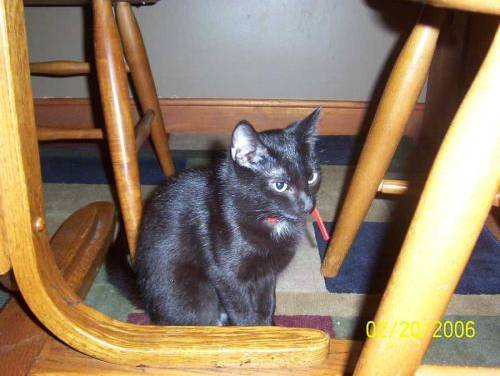
#> input picture Pets_Dataset/test/cats/cat.5325.jpg, 500 x 376 px; its folder holds only this picture in this run
$ jupyter execute --allow-errors Praticas.ipynb   (older library calls are emulated)
#> lines starting #> are read from the running program, lines starting #| are printed output that depends on the picture
## Pré-processamento de imagem

[cell 1]
from skimage import img_as_ubyte, img_as_float
from skimage.io import imread, imshow, imsave
from skimage.transform import resize
from skimage.exposure import histogram, equalize_hist, adjust_gamma
from skimage.filters import gaussian, laplace
from skimage.color import rgb2gray

import matplotlib.pyplot as plt
import numpy as np
import math

### Redimensionamento e mudança para escala de cinza

#> (a cell that did not finish here is left out)

### Equalização de Histograma

#> (a cell that did not finish here is left out)

### Correção Gamma

#> (a cell that did not finish here is left out)

### Suavização de Imagem

#> (a cell that did not finish here is left out)

### Aguçamento de Imagem

#> (a cell that did not finish here is left out)

### Visualização dos histogramas

[cell 7]
def plot_img_and_hist(image, axes, bins=256):

    image = img_as_ubyte(image)
    ax_img, ax_hist = axes

    # Display image
    ax_img.imshow(image, cmap=plt.cm.gray)
    ax_img.set_axis_off()

    # Display histogram
    ax_hist.hist(image.ravel(), bins=bins, histtype='bar')
    ax_hist.ticklabel_format(axis='y', style='scientific')
    ax_hist.set_xlabel('Níveis dos pixels')
    ax_hist.set_xlim(0, 255)
    #ax_hist.set_yticks([])

    return ax_img, ax_hist

[cell 8]
# Equalização de histograma

fig = plt.figure(figsize=(24, 8))
axes = np.zeros((2, 2), dtype=np.object)
axes[0, 0] = fig.add_subplot(2, 4, 1)
for i in range(1, 2):
    axes[0, i] = fig.add_subplot(2, 4, 1+i, sharex=axes[0,0], sharey=axes[0,0])
for i in range(0, 2):
    axes[1, i] = fig.add_subplot(2, 4, 5+i)

#> (the rest of this cell did not finish here and is left out)

[cell 9]
#Correção Gamma

fig = plt.figure(figsize=(16, 8))
axes = np.zeros((2, 4), dtype=np.object)
axes[0, 0] = fig.add_subplot(2, 4, 1)
for i in range(1, 4):
    axes[0, i] = fig.add_subplot(2, 4, 1+i, sharex=axes[0,0], sharey=axes[0,0])
for i in range(0, 4):
    axes[1, i] = fig.add_subplot(2, 4, 5+i)

#> (the rest of this cell did not finish here and is left out)

[cell 10]
# Display results
fig = plt.figure(figsize=(16, 8))
axes = np.zeros((2, 3), dtype=np.object)
axes[0, 0] = fig.add_subplot(2, 4, 1)
for i in range(1, 3):
    axes[0, i] = fig.add_subplot(2, 4, 1+i, sharex=axes[0,0], sharey=axes[0,0])
for i in range(0, 3):
    axes[1, i] = fig.add_subplot(2, 4, 5+i)

#> (the rest of this cell did not finish here and is left out)

[cell 11]
fig, (x1, x2) = plt.subplots(nrows=1, ncols=2, figsize=(10, 5), sharex=False, sharey=False)
#> (the rest of this cell did not finish here and is left out)

# Prática 01

## Padronizando Dataset

[cell 12]
from skimage import img_as_ubyte
from skimage.io import ImageCollection, imsave
from skimage.transform import resize

[cell 13]
CatsTest = ImageCollection("Pets_Dataset/test/cats/*jpg")
#> CatsTest = 1 item
for i, files in enumerate(CatsTest):
    New = resize(files,(128, 128))
    name = str(i)+".jpg"
    img = img_as_ubyte(New)
    imsave("NewDataset/Test/Cats/"+name, img)
#> this loop made 1 pass
#> name on pass 1: '0.jpg'

[cell 14]
DogsTest = ImageCollection("Pets_Dataset/test/dogs/*jpg")
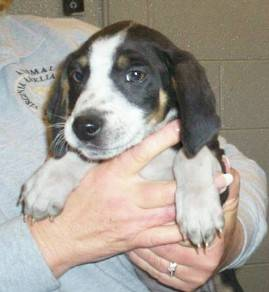
#> input picture Pets_Dataset/train/dogs/dog.10.jpg, 269 x 292 px
#> DogsTest = 1 item
for i, files in enumerate(DogsTest):
    New = resize(files,(128, 128))
    name = str(i)+".jpg"
    img = img_as_ubyte(New)
    imsave("NewDataset/Test/Dogs/"+name, img)
#> this loop made 1 pass
#> pass 1, `New = resize(files,(128, 128))`:
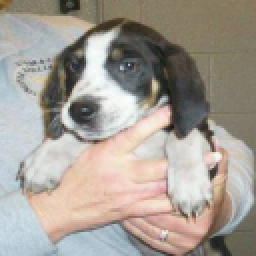
#> New: shape (128, 128, 3) float64 (shown 2 times larger); mean R, G, B 0.647, 0.62, 0.586

[cell 15]
CatsTrain = ImageCollection("Pets_Dataset/train/cats/*jpg")
#> CatsTrain = 1 item
for i, files in enumerate(CatsTrain):
    New = resize(files,(128, 128))
    name = str(i)+".jpg"
    img = img_as_ubyte(New)
    imsave("NewDataset/Train/Cats/"+name, img)

[cell 16]
DogsTrain = ImageCollection("Pets_Dataset/train/dogs/*jpg")
#> DogsTrain = 1 item
for i, files in enumerate(DogsTrain):
    New = resize(files,(128, 128))
    name = str(i)+".jpg"
    img = img_as_ubyte(New)
    imsave("NewDataset/Train/Dogs/"+name, img)

[cell 17]
CatsTest = ImageCollection("NewDataset/Test/Cats/*jpg")
DogsTest = ImageCollection("NewDataset/Test/Dogs/*jpg")
CatsTrain = ImageCollection("NewDataset/Train/Cats/*jpg")
DogsTrain = ImageCollection("NewDataset/Train/Dogs/*jpg")

## Roteiro I

#### Equalização de Histograma

[cell 18]
for i, image in enumerate(CatsTest):
    Gray = rgb2gray(image)
    Hist = equalize_hist(Gray)
    name = str(i)+".jpg"
    img = img_as_ubyte(Hist)
    imsave("NewDataset/Histogram/Test/Cats/"+name, img)
#> this loop made 1 pass
#> pass 1, `Gray = rgb2gray(image)`:
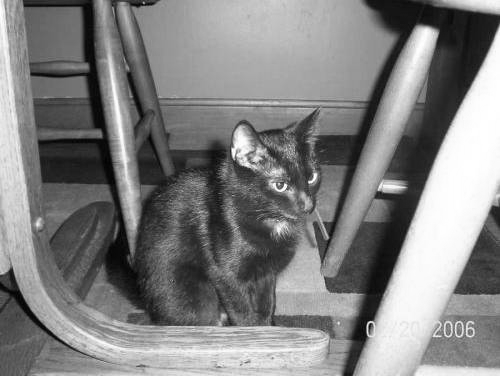
#> Gray: shape (376, 500) float64; min 0.00141, max 1, mean 0.505

for i, image in enumerate(DogsTest):
    Gray = rgb2gray(image)
    Hist = equalize_hist(Gray)
    name = str(i)+".jpg"
    img = img_as_ubyte(Hist)
    imsave("NewDataset/Histogram/Test/Dogs/"+name, img)

for i, image in enumerate(CatsTrain):
    Gray = rgb2gray(image)
    Hist = equalize_hist(Gray)
    name = str(i)+".jpg"
    img = img_as_ubyte(Hist)
    imsave("NewDataset/Histogram/Train/Cats/"+name, img)

for i, image in enumerate(DogsTrain):
    Gray = rgb2gray(image)
    Hist = equalize_hist(Gray)
    name = str(i)+".jpg"
    img = img_as_ubyte(Hist)
    imsave("NewDataset/Histogram/Train/Dogs/"+name, img)

#### Correção Gamma_01

[cell 19]
for i, image in enumerate(CatsTest):
    name = str(i)+".jpg"
    Gray = rgb2gray(image)
    Gamma01 = adjust_gamma(Gray, gamma = 1, gain = 1)
    img = img_as_ubyte(Gamma01)
    imsave("NewDataset/Gamma/Test/Cats/Gamma01/"+name, img)

for i, image in enumerate(DogsTest):
    name = str(i)+".jpg"
    Gray = rgb2gray(image)
    Gamma01 = adjust_gamma(Gray, gamma = 1, gain = 1)
    img = img_as_ubyte(Gamma01)
    imsave("NewDataset/Gamma/Test/Dogs/Gamma01/"+name, img)

for i, image in enumerate(CatsTrain):
    name = str(i)+".jpg"
    Gray = rgb2gray(image)
    Gamma01 = adjust_gamma(Gray, gamma = 1, gain = 1)
    img = img_as_ubyte(Gamma01)
    imsave("NewDataset/Gamma/Train/Cats/Gamma01/"+name, img)

for i, image in enumerate(DogsTrain):
    name = str(i)+".jpg"
    Gray = rgb2gray(image)
    Gamma01 = adjust_gamma(Gray, gamma = 1, gain = 1)
    img = img_as_ubyte(Gamma01)
    imsave("NewDataset/Gamma/Train/Dogs/Gamma01/"+name, img)

#### Correção Gamma_02

[cell 20]
for i, image in enumerate(CatsTest):
    name = str(i)+".jpg"
    Gray = rgb2gray(image)
    Gamma02 = adjust_gamma(Gray, gamma = 0.5, gain = 1)
    img = img_as_ubyte(Gamma02)
    imsave("NewDataset/Gamma/Test/Cats/Gamma02/"+name, img)

for i, image in enumerate(DogsTest):
    name = str(i)+".jpg"
    Gray = rgb2gray(image)
    Gamma02 = adjust_gamma(Gray, gamma = 0.5, gain = 1)
    img = img_as_ubyte(Gamma02)
    imsave("NewDataset/Gamma/Test/Dogs/Gamma02/"+name, img)
#> this loop made 1 pass
#> pass 1, `Gamma02 = adjust_gamma(Gray, gamma = 0.5, gain = 1)`:
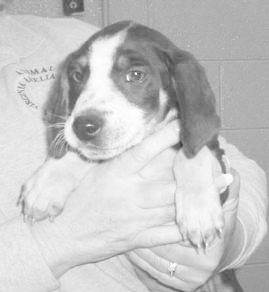
#> Gamma02: shape (292, 269) float64; min 0.21, max 0.999, mean 0.775

for i, image in enumerate(CatsTrain):
    name = str(i)+".jpg"
    Gray = rgb2gray(image)
    Gamma02 = adjust_gamma(Gray, gamma = 0.5, gain = 1)
    img = img_as_ubyte(Gamma02)
    imsave("NewDataset/Gamma/Train/Cats/Gamma02/"+name, img)

for i, image in enumerate(DogsTrain):
    name = str(i)+".jpg"
    Gray = rgb2gray(image)
    Gamma02 = adjust_gamma(Gray, gamma = 0.5, gain = 1)
    img = img_as_ubyte(Gamma02)
    imsave("NewDataset/Gamma/Train/Dogs/Gamma02/"+name, img)

#### Correção Gamma_03

[cell 21]
for i, image in enumerate(CatsTest):
    name = str(i)+".jpg"
    Gray = rgb2gray(image)
    Gamma03 = adjust_gamma(Gray, gamma = 1.5, gain = 1)
    img = img_as_ubyte(Gamma03)
    imsave("NewDataset/Gamma/Test/Cats/Gamma03/"+name, img)
#> this loop made 1 pass
#> pass 1, `Gamma03 = adjust_gamma(Gray, gamma = 1.5, gain = 1)`:
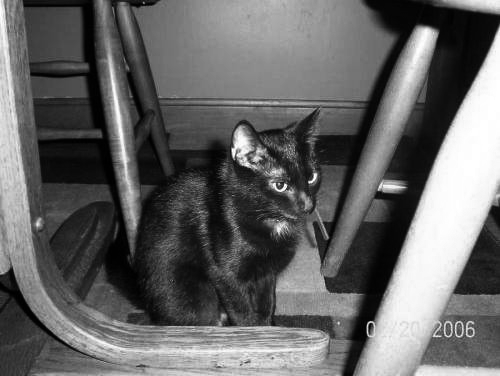
#> Gamma03: shape (376, 500) float64; min 5.32e-05, max 1, mean 0.397
for i, image in enumerate(DogsTest):
    name = str(i)+".jpg"
    Gray = rgb2gray(image)
    Gamma03 = adjust_gamma(Gray, gamma = 1.5, gain = 1)
    img = img_as_ubyte(Gamma03)
    imsave("NewDataset/Gamma/Test/Dogs/Gamma03/"+name, img)
#> this loop made 1 pass
#> pass 1, `Gamma03 = adjust_gamma(Gray, gamma = 1.5, gain = 1)`:
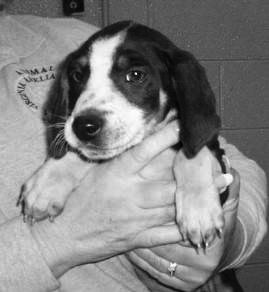
#> Gamma03: shape (292, 269) float64; min 0.00921, max 0.998, mean 0.515
for i, image in enumerate(CatsTrain):
    name = str(i)+".jpg"
    Gray = rgb2gray(image)
    Gamma03 = adjust_gamma(Gray, gamma = 1.5, gain = 1)
    img = img_as_ubyte(Gamma03)
    imsave("NewDataset/Gamma/Train/Cats/Gamma03/"+name, img)
for i, image in enumerate(DogsTrain):
    name = str(i)+".jpg"
    Gray = rgb2gray(image)
    Gamma03 = adjust_gamma(Gray, gamma = 1.5, gain = 1)
    img = img_as_ubyte(Gamma03)
    imsave("NewDataset/Gamma/Train/Dogs/Gamma03/"+name, img)

#### Suavização de Imagem

[cell 22]
for i, image in enumerate(CatsTest):
    Gray = rgb2gray(image)
    Gaus = gaussian(Gray, sigma = 1)
    name = str(i)+".jpg"
    img = img_as_ubyte(Gaus)
    imsave("NewDataset/Gaussiano/Test/Cats/"+name, img)

for i, image in enumerate(DogsTest):
    Gray = rgb2gray(image)
    Gaus = gaussian(Gray, sigma = 1)
    name = str(i)+".jpg"
    img = img_as_ubyte(Gaus)
    imsave("NewDataset/Gaussiano/Test/Dogs/"+name, img)

for i, image in enumerate(CatsTrain):
    Gray = rgb2gray(image)
    Gaus = gaussian(Gray, sigma = 1)
    name = str(i)+".jpg"
    img = img_as_ubyte(Gaus)
    imsave("NewDataset/Gaussiano/Train/Cats/"+name, img)

for i, image in enumerate(DogsTrain):
    Gray = rgb2gray(image)
    Gaus = gaussian(Gray, sigma = 1)
    name = str(i)+".jpg"
    img = img_as_ubyte(Gaus)
    imsave("NewDataset/Gaussiano/Train/Dogs/"+name, img)

#### Aguçamento de Imagem

[cell 23]
for i, image in enumerate(CatsTest):
    Gray = rgb2gray(image)
    Gaus = gaussian(Gray, sigma = 1)
    Lp = laplace(Gaus)
    name = str(i)+".jpg"
    img = img_as_ubyte(Lp)
    imsave("NewDataset/Laplace/Test/Cats/"+name, img)
#> this loop made 1 pass
#> pass 1, `Lp = laplace(Gaus)`:
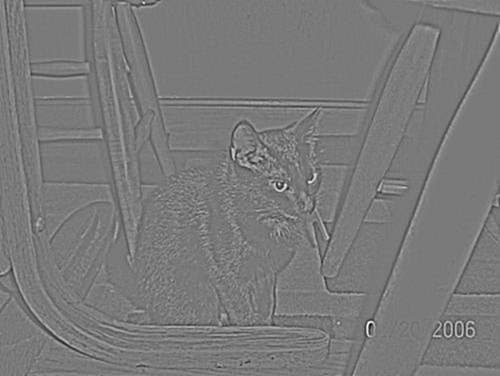
#> Lp: shape (376, 500) float64; min -0.265, max 0.287, mean -1.13e-19; drawn with min black and max white
#> pass 1, `img = img_as_ubyte(Lp)`:
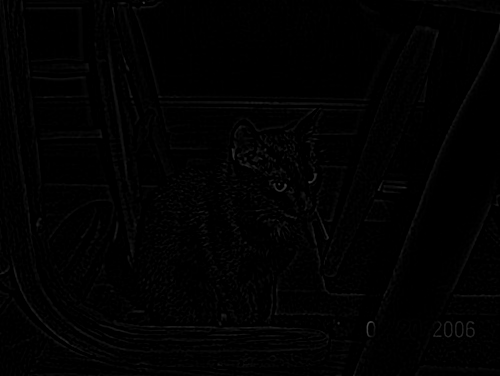
#> img: shape (376, 500); min 0, max 73, mean 1.8

for i, image in enumerate(CatsTest):
    Gray = rgb2gray(image)
    Gaus = gaussian(Gray, sigma = 1)
    Lp = laplace(Gaus)
    name = str(i)+".jpg"
    img = img_as_ubyte(Lp)
    imsave("NewDataset/Laplace/Test/Dogs/"+name, img)

for i, image in enumerate(CatsTrain):
    Gray = rgb2gray(image)
    Gaus = gaussian(Gray, sigma = 1)
    Lp = laplace(Gaus)
    name = str(i)+".jpg"
    img = img_as_ubyte(Lp)
    imsave("NewDataset/Laplace/Train/Cats/"+name, img)

for i, image in enumerate(DogsTrain):
    Gray = rgb2gray(image)
    Gaus = gaussian(Gray, sigma = 1)
    Lp = laplace(Gaus)
    name = str(i)+".jpg"
    img = img_as_ubyte(Lp)
    imsave("NewDataset/Laplace/Train/Dogs/"+name, img)
#> this loop made 1 pass
#> pass 1, `Lp = laplace(Gaus)`:
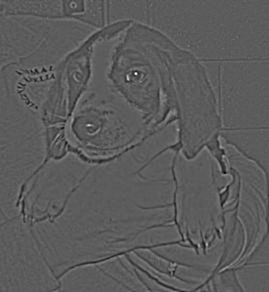
#> Lp: shape (292, 269) float64; min -0.212, max 0.374, mean 3.52e-19; drawn with min black and max white
#> pass 1, `img = img_as_ubyte(Lp)`:
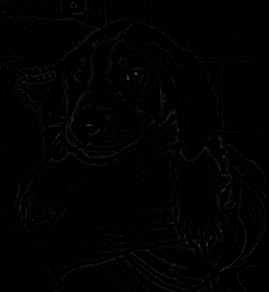
#> img: shape (292, 269); min 0, max 95, mean 1.8
